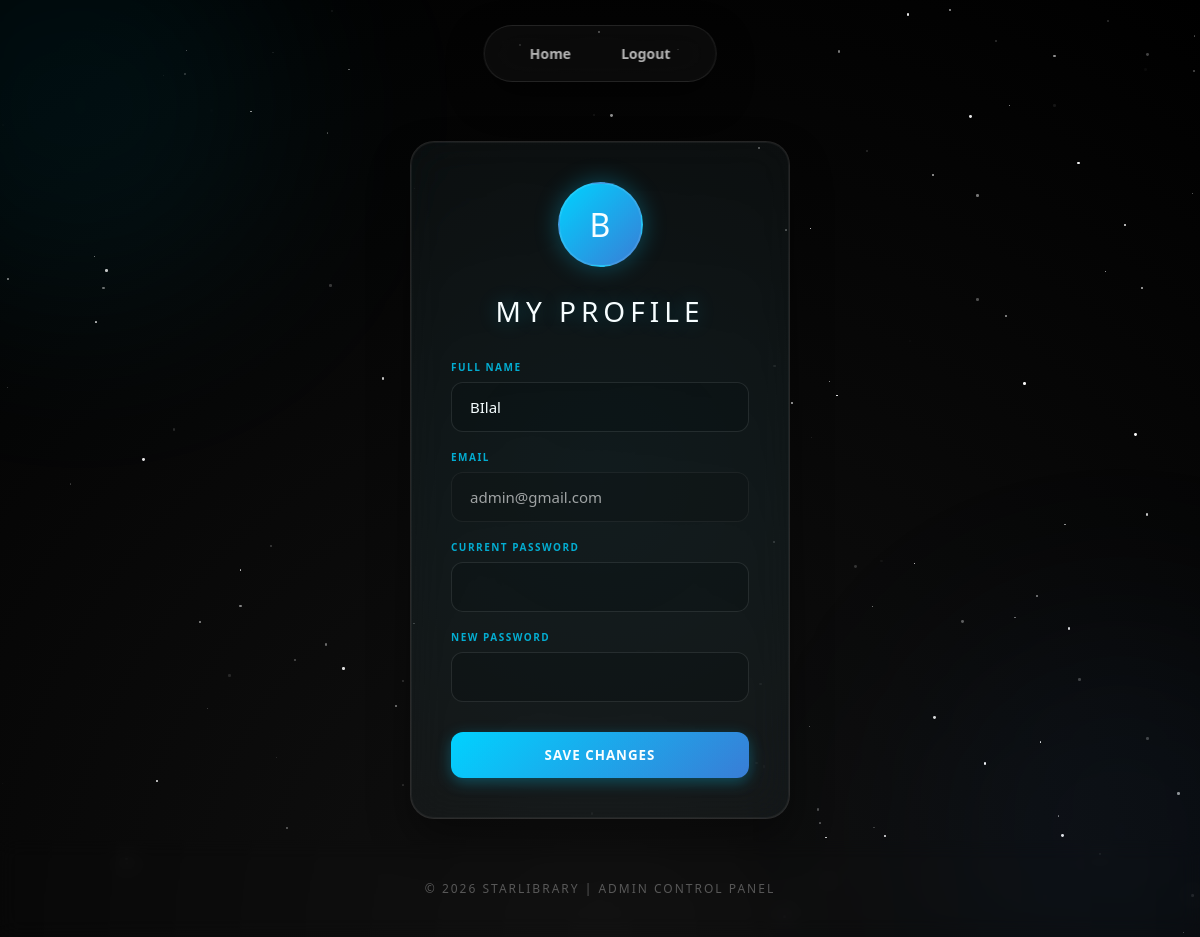
The app's page /profile/ (signed in) with its own data.
### users/models.py (models this page shows, shortened)
class Signup(models.Model):
    name = models.CharField(max_length=150)
    email = models.EmailField(unique=True)
    password = models.CharField(max_length=128)
    is_admin = models.BooleanField(default=False)
    created_at = models.DateTimeField(auto_now_add=True)

### users/views.py (the view, shortened to what this page needs)
# urls.py: path('profile/', views.profile_view, name='profile_update'),
def profile_view(request):
    user_id = request.session.get('user_id')
    user = get_object_or_404(Signup, id=user_id)
    return render(request, 'profile.html', {'user': user})

### templates/profile.html (shortened to what this page needs)
{% load static %}
<!DOCTYPE html>
<html lang="en">
<head>
    <link rel="stylesheet" href="{% static 'style/style.css' %}?v=2">
    <link rel="stylesheet" href="{% static 'style/profile.css' %}?v=2">
    <link rel="stylesheet" href="{% static 'style/auth.css' %}?v=2">
</head>
<body><body>
    <nav>
        <a href="{% url 'welcome' %}">Home</a>
        <a href="{% url 'logout' %}">Logout</a>
    </nav>
    <div class="profile-wrapper">
        <div class="profile-container">
            <div class="avatar">
                {{ user.name|slice:":1"|upper }}
            </div>
            <h2>My Profile</h2>
            <form id="profile-form" method="POST">
                <label>Full Name</label>
                <input type="text" name="full_name" value="{{ user.name }}" required>
                <label>Email</label>
                <input type="email" name="email" value="{{ user.email }}" readonly>
                <label>Current Password</label>
                <input type="password" name="current_password" required>
                <label>New Password</label>
                <input type="password" name="new_password">
                <button type="submit">Save Changes</button>
            </form>
        </div>
    </div>
    <footer>© 2026 StarLibrary | Admin Control Panel</footer>
</body>
</html>

### static/style/style.css (style rules this page uses)
* { margin: 0; padding: 0; box-sizing: border-box; font-family: 'Segoe UI', Roboto, Helvetica, Arial, sans-serif; }
body { min-height: 100vh; display: flex; flex-direction: column; background: radial-gradient(circle at bottom, #111, #000); color: white; overflow-x: hidden; padding-top: 120px; }
body::before, body::after { content: ""; position: fixed; width: 400px; height: 400px; border-radius: 50%; background: rgba(0, 210, 255, 0.07); filter: blur(100px); z-index: -1; animation: floatGlow 15s infinite alternate; }
body::before { top: -10%; left: -10%; }
body::after { bottom: -10%; right: -10%; background: rgba(58, 123, 213, 0.07); }
nav { display: flex; justify-content: center; align-items: center; gap: 10px; padding: 8px 25px; position: fixed; top: 25px; left: 50%; transform: translateX(-50%); z-index: 1000; background: rgba(255, 255, 255, 0.03); backdrop-filter: blur(20px) saturate(180%); border: 1px solid rgba(255, 255, 255, 0.1); border-radius: 50px; box-shadow: 0 15px 35px rgba(0, 0, 0, 0.5); transition: all 0.4s cubic-bezier(0.4, 0, 0.2, 1); }
nav a { color: rgba(255, 255, 255, 0.7); text-decoration: none; padding: 10px 20px; border-radius: 30px; font-size: 14px; font-weight: 600; transition: 0.3s; }
footer { text-align: center; padding: 40px; margin-top: auto; backdrop-filter: blur(10px); font-size: 0.75rem; color: rgba(255, 255, 255, 0.3); letter-spacing: 2px; text-transform: uppercase; }

### static/style/profile.css (style rules this page uses)
.profile-wrapper { min-height: calc(100vh - 80px); display: flex; justify-content: center; align-items: center; padding: 20px; perspective: 1000px; }
.profile-container { width: 100%; max-width: 380px; background: rgba(255, 255, 255, 0.03); backdrop-filter: blur(20px) saturate(180%); -webkit-backdrop-filter: blur(20px) saturate(180%); border: 1px solid rgba(255, 255, 255, 0.1); border-radius: 24px; padding: 40px; position: relative; overflow: hidden; box-shadow: 0 20px 40px rgba(0, 0, 0, 0.4), inset 0 0 0 1px rgba(255, 255, 255, 0.05); animation: slideUpFade 0.8s cubic-bezier(0.2, 0.8, 0.2, 1); }
.profile-container::before { content: ''; position: absolute; top: -50%; left: -50%; width: 200%; height: 200%; background: radial-gradient(circle at center, rgba(0, 210, 255, 0.05) 0%, transparent 70%); pointer-events: none; }
.profile-container h2 { text-align: center; margin-bottom: 30px; font-size: 28px; font-weight: 200; letter-spacing: 5px; text-transform: uppercase; color: #fff; text-shadow: 0 0 20px rgba(0, 210, 255, 0.3); }
.avatar { width: 85px; height: 85px; border-radius: 50%; margin: 0 auto 25px; display: flex; justify-content: center; align-items: center; font-size: 32px; color: white; background: linear-gradient(135deg, #00d2ff, #3a7bd5); box-shadow: 0 0 25px rgba(0, 210, 255, 0.3); border: 2px solid rgba(255, 255, 255, 0.1); }
.profile-container label { display: block; margin-bottom: 8px; margin-top: 18px; font-size: 10px; font-weight: 700; color: rgba(0, 210, 255, 0.8); text-transform: uppercase; letter-spacing: 1.5px; }
.profile-container input { width: 100%; padding: 14px 18px; border-radius: 12px; border: 1px solid rgba(255, 255, 255, 0.1); background: rgba(0, 0, 0, 0.2); color: #fff; font-size: 15px; transition: 0.3s ease; }
.profile-container input[readonly] { opacity: 0.6; cursor: not-allowed; }
.profile-container button { width: 100%; margin-top: 30px; padding: 14px; border: none; border-radius: 12px; background: linear-gradient(135deg, #00d2ff, #3a7bd5); color: white; font-weight: 600; letter-spacing: 1px; text-transform: uppercase; cursor: pointer; transition: 0.4s ease; box-shadow: 0 4px 15px rgba(0, 210, 255, 0.3); }

### records on screen
Signup: name "B", full_name "BIlal", email "admin@gmail.com"
